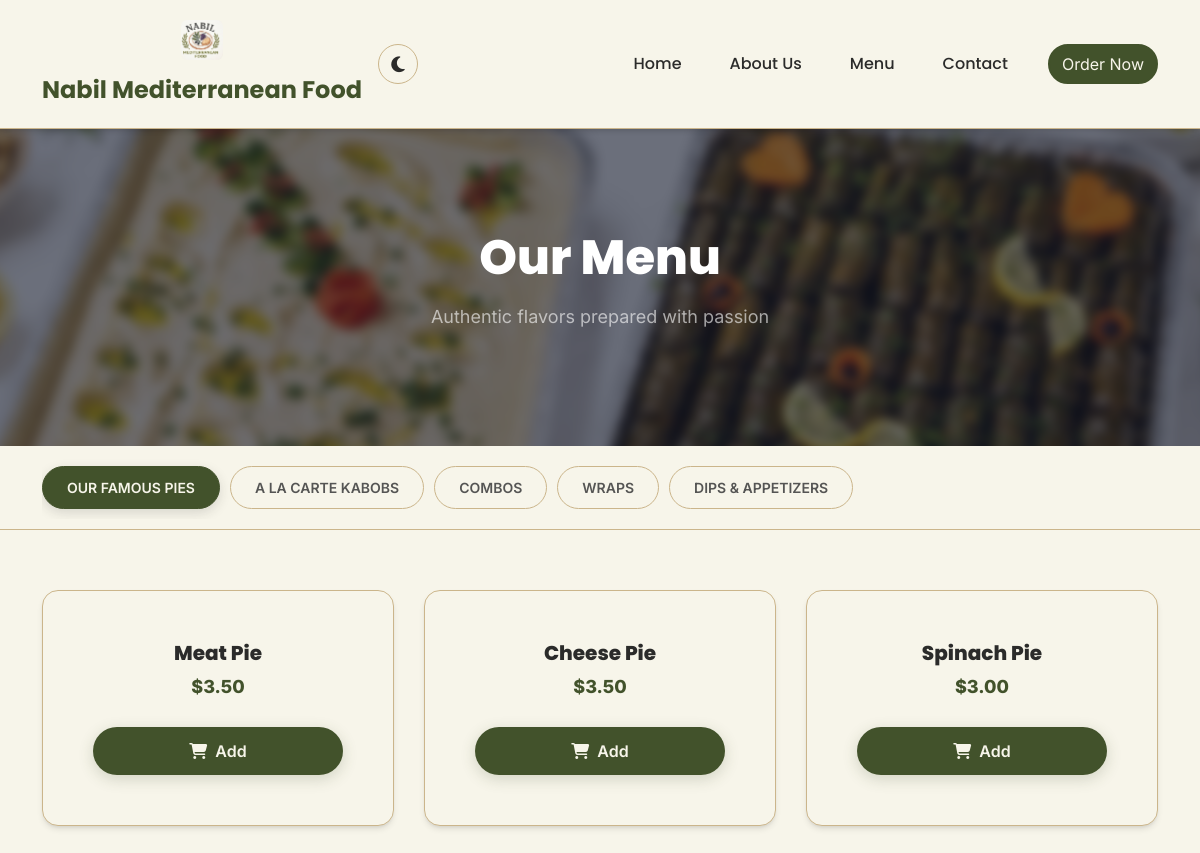
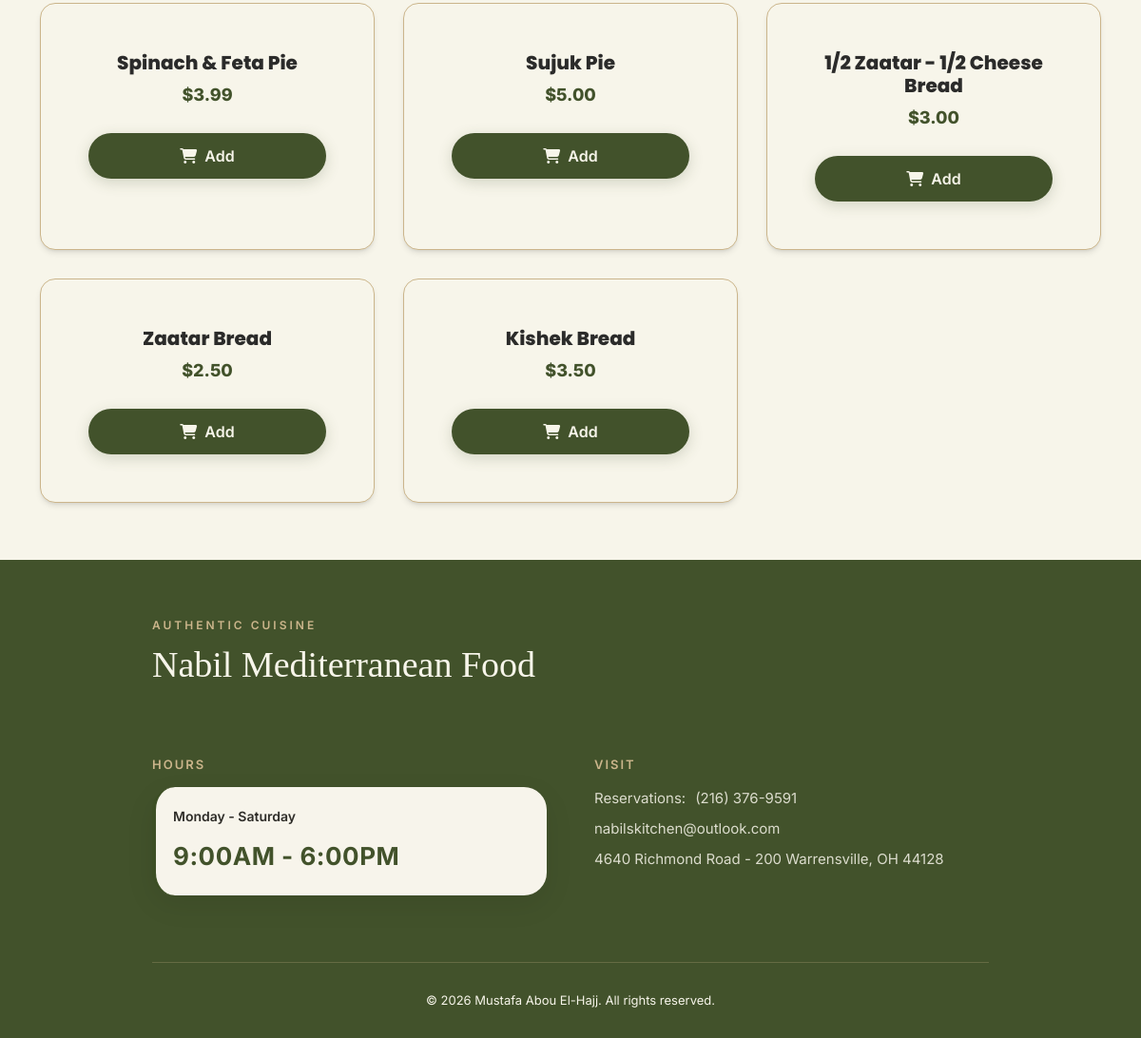
The page /menu on the database its author committed (2 pictures, top to bottom).
### tables this page shows
CREATE TABLE `settings` (
  `id` int(11) NOT NULL,
  `restaurant_name` varchar(255) NOT NULL,
  `restaurant_logo` varchar(255) DEFAULT NULL,
  `restaurant_email` varchar(255) DEFAULT NULL,
  `restaurant_phone` varchar(50) DEFAULT NULL,
  `restaurant_address` text DEFAULT NULL,
  `restaurant_maps` text DEFAULT NULL,
  `restaurant_description` text DEFAULT NULL,
  `opening_hours` varchar(255) DEFAULT NULL,
  `opening_title` varchar(255) DEFAULT 'Open Daily',
  `home_bg` varchar(255) DEFAULT 'assets/images/admin/bgs/home-bg.jpg',
  `menu_bg` varchar(255) DEFAULT 'assets/images/admin/bgs/menu-bg.jpg',
  `contact_bg` varchar(255) DEFAULT NULL,
  `whatsapp_number` varchar(50) DEFAULT NULL,
  `instagram_url` varchar(255) DEFAULT NULL,
  `facebook_url` varchar(255) DEFAULT NULL,
  `chat_id` bigint(255) NOT NULL,
  `bot_token` text NOT NULL,
  `country_code` varchar(10) NOT NULL,
  `order_method` varchar(50) DEFAULT 'whatsapp',
  `show_cart` tinyint(1) NOT NULL DEFAULT 1,
  `banner1_t1` varchar(255) DEFAULT 'THANK YOU FOR SUPPORTING LOCAL',
  `banner1_t2` varchar(255) DEFAULT 'Made with fresh ingredients & lots of love',
  `banner1_t3` varchar(255) DEFAULT 'AUTHENTIC MEDITERRANEAN FLAVOR',
  `banner2_t1` varchar(255) DEFAULT 'FRESH INGREDIENTS',
  `banner2_t2` varchar(255) DEFAULT 'MADE DAILY',
  `banner2_t3` varchar(255) DEFAULT 'AUTHENTIC RECIPES',
  `banner2_t4` varchar(255) DEFAULT 'MADE WITH LOVE',
  `about_title` varchar(255) DEFAULT 'Flavors Crafted With Heritage & Love',
  `about_subtitle` varchar(255) DEFAULT 'Our Legacy',
  `about_desc1` text DEFAULT NULL,
  `about_desc2` text DEFAULT NULL,
  `about_image` varchar(255) DEFAULT 'assets/images/admin/bgs/about_story.png',
  `about_chef_image` varchar(255) DEFAULT 'assets/images/admin/bgs/about_chef.png',
  `about_chef_title` varchar(255) DEFAULT 'The Passion Behind the Plate',
  `about_chef_subtitle` varchar(255) DEFAULT 'Handcrafted Culinary Artistry',
  `about_chef_name` varchar(255) DEFAULT 'Nabil',
  `about_chef_bio1` text DEFAULT NULL,
  `about_chef_bio2` text DEFAULT NULL,
  `about_years` varchar(50) DEFAULT '15+',
  `about_years_label` varchar(255) DEFAULT 'Years of Tradition',
  `about_bg` varchar(255) DEFAULT 'assets/images/admin/bgs/hero-bg.jpg',
  `values_title` varchar(255) DEFAULT 'What We Stand For',
  `values_subtitle` varchar(255) DEFAULT 'Our Principles',
  `values_desc` text DEFAULT NULL,
  `value1_icon` varchar(100) DEFAULT 'fas fa-seedling',
  `value1_title` varchar(255) DEFAULT '100% Fresh Daily',
  `value1_desc` text DEFAULT NULL,
  `value2_icon` varchar(100) DEFAULT 'fas fa-scroll',
  `value2_title` varchar(255) DEFAULT 'Authentic Recipes',
  `value2_desc` text DEFAULT NULL,
  `value3_icon` varchar(100) DEFAULT 'fas fa-heart',
  `value3_title` varchar(255) DEFAULT 'Prepared With Love',
  `value3_desc` text DEFAULT NULL,
  `value4_icon` varchar(100) DEFAULT 'fas fa-hands-helping',
  `value4_title` varchar(255) DEFAULT 'Warm Hospitality',
  `value4_desc` text DEFAULT NULL
);

CREATE TABLE `categories` (
  `cat_id` int(11) NOT NULL,
  `cat_name` text NOT NULL,
  `cat_picture` text NOT NULL,
  `cat_icon` text DEFAULT NULL,
  `Order` int(11) NOT NULL,
  `cat_footer` text DEFAULT NULL,
  `cat_footer_bottom` text DEFAULT NULL
);

CREATE TABLE `items` (
  `item_id` int(11) NOT NULL,
  `item_name` text NOT NULL,
  `item_category` text NOT NULL,
  `Ingredients` text NOT NULL,
  `item_pic` text NOT NULL,
  `Order` int(11) NOT NULL DEFAULT 0,
  `item_priceusd` double NOT NULL,
  `price_suffix` varchar(20) DEFAULT ''
);

### includes/connection.php (called while the page is built, shortened)
<?php
$docRoot = str_replace('\\', '/', realpath($_SERVER['DOCUMENT_ROOT']));
$projectRoot = str_replace('\\', '/', realpath(dirname(__DIR__)));
$docRootLower = strtolower($docRoot);
$projectRootLower = strtolower($projectRoot);
if (strpos($projectRootLower, $docRootLower) === 0) {
    $relativePath = substr($projectRoot, strlen($docRoot));
    $BASE_URL = '/' . trim($relativePath, '/') . '/';
    if ($BASE_URL === '//') {
        $BASE_URL = '/';
    }
} else {
    $BASE_URL = '/' . basename($projectRoot) . '/';
}
include_once __DIR__ . '/auth.php';
?>

### includes/auth.php (called while the page is built, shortened)
<?php
if (!function_exists('get_settings')) {
    function get_settings(): ?array
    {
        global $conn;
        if (!isset($_SESSION['settings_cache']) || $_SESSION['settings_cache_expires'] < time()) {
            $result = $conn->query("SELECT * FROM settings LIMIT 1");
        }
        return $_SESSION['settings_cache'];
    }
}

### menu.php (the view, shortened to what this page needs)
<?php
include "includes/connection.php";
$settings = get_settings();
$current_cat = isset($_GET['category']) ? $_GET['category'] : '';
if (empty($current_cat)) {
    $firstCatQuery = "SELECT cat_name FROM categories ORDER BY `Order` ASC LIMIT 1";
    $firstCatResult = $conn->query($firstCatQuery);
    if ($firstCatResult && $firstCatResult->num_rows > 0) {
        $firstCat = $firstCatResult->fetch_assoc();
        $current_cat = $firstCat['cat_name'];
    }
}
?>
<?php include 'includes/header.php' ?>
<link rel="stylesheet" href="assets/css/menu.css">
<section class="menu-header">
    <div class="menu-header-bg" style="background-image: url('<?php echo htmlspecialchars($settings['menu_bg'] ?? 'assets/images/admin/bgs/menu-bg.jpg'); ?>');"></div>
    <div class="menu-header-overlay"></div>
    <div class="container">
        <h1>Our Menu</h1>
        <p>Authentic flavors prepared with passion</p>
    </div>
</section>
<div class="category-tabs-wrapper">
    <div class="container">
        <div class="category-tabs">
            <?php
            $catSql = "SELECT * FROM categories ORDER BY `Order` ASC";
            $catResult = $conn->query($catSql);
            if ($catResult && $catResult->num_rows > 0) {
                while($cat = $catResult->fetch_assoc()) {
                    $isActive = ($current_cat == $cat['cat_name']) ? 'active' : '';
                    $iconSrc = !empty($cat['cat_icon']) && filter_var($cat['cat_icon'], FILTER_VALIDATE_URL) === false
                        ? htmlspecialchars($cat['cat_icon'])
                        : '';
                    $iconHtml = !empty($iconSrc) ? '<img src="'.$iconSrc.'" class="category-icon" alt="" loading="lazy">' : '';
                    echo '<a href="menu?category='.urlencode($cat['cat_name']).'" class="category-tab '.$isActive.'">'.$iconHtml.'<span>'.htmlspecialchars($cat['cat_name']).'</span></a>';
                }
            }
            ?>
        </div>
    </div>
</div>
<section class="menu-content">
    <div class="container">
        <div class="menu-grid">
            <?php
            if (!empty($current_cat)) {
                $stmt = $conn->prepare("SELECT * FROM items WHERE item_category = ? ORDER BY `Order` ASC");
                $stmt->bind_param("s", $current_cat);
                $stmt->execute();
                $result = $stmt->get_result();
                if ($result && $result->num_rows > 0) {
                    $items = [];
                    while($item = $result->fetch_assoc()) {
                        $items[] = $item;
                    }
                    foreach($items as $item) {
                        ?>
                        <div class="menu-card"
                             data-id="<?php echo $item['item_id']; ?>"
                             data-name="<?php echo htmlspecialchars($item['item_name']); ?>"
                             data-category="<?php echo htmlspecialchars($item['item_category']); ?>"
                             data-price-usd="<?php echo $item['item_priceusd']; ?>"
                             data-price-suffix="<?php echo htmlspecialchars($item['price_suffix'] ?? ''); ?>">
                            <div class="menu-card-body">
                                <div onclick="openQuickView(this)" style="cursor: pointer; display: block;">
                                <h3 class="menu-card-title"><?php echo htmlspecialchars($item['item_name']); ?></h3>
                                </div>
                                <div class="menu-card-price">
                                    <?php
                                    $usd_price = $item['item_priceusd'] > 0 ? '$' . number_format($item['item_priceusd'], 2) : '';
                                    ?>
                                    <span class="price-usd"><?php echo $usd_price; ?></span>
                                </div>
                                <?php if (!isset($settings['show_cart']) || (string)$settings['show_cart'] === '1'): ?>
                                    <div class="cart-controls" onclick="event.stopPropagation();">
                                    </div>
                                <?php endif; ?>
                            </div>
                        </div>
                        <?php
                    }
                } else {
                    echo '<div class="col-12 no-items"><h3>No items found in this category.</h3></div>';
                }
            } else {
                echo '<div class="col-12 no-items"><h3>Please select a category.</h3></div>';
            }
            ?>
        </div>
    </div>
</section>
<?php include 'includes/footer.php' ?>

### includes/header.php (shortened to what this page needs)
<?php
include "connection.php";
$settings = get_settings();
$restaurantName = $settings['restaurant_name'] ?? 'Restaurant Menu';
$restaurantLogo = $settings['restaurant_logo'] ?? '';
?>
<!DOCTYPE html>
<html lang="en">
<head>
    <link href="https://cdn.jsdelivr.net/npm/bootstrap@5.3.2/dist/css/bootstrap.min.css" rel="stylesheet">
    <link rel="stylesheet" href="https://cdnjs.cloudflare.com/ajax/libs/font-awesome/6.4.0/css/all.min.css">
    <link rel="stylesheet" href="<?php echo $BASE_URL; ?>assets/css/header.css">
    <link rel="stylesheet" href="<?php echo $BASE_URL; ?>assets/css/theme.css">
</head>
<body>
    <nav class="navbar navbar-expand-lg">
        <div class="container d-flex align-items-center justify-content-between position-relative">
            <a class="navbar-brand centered-brand d-flex flex-column align-items-center" href="<?php echo $BASE_URL; ?>index">
                <img src="<?php echo $BASE_URL . htmlspecialchars($restaurantLogo); ?>" alt="Logo">
                <span class="brand-name"><?php echo htmlspecialchars($restaurantName); ?></span>
            </a>
            <div class="header-controls d-flex align-items-center gap-2 gap-md-3">
                <div class="theme-toggle" id="theme-toggle" title="Toggle Dark/Light Mode">
                    <i class="fas fa-moon"></i>
                </div>
            </div>
            <div class="collapse navbar-collapse" id="navbarNav">
                <ul class="navbar-nav ms-auto align-items-center">
                    <li class="nav-item"><a class="nav-link" href="<?php echo $BASE_URL; ?>index">Home</a></li>
                    <li class="nav-item"><a class="nav-link" href="<?php echo $BASE_URL; ?>about">About Us</a></li>
                    <li class="nav-item"><a class="nav-link" href="<?php echo $BASE_URL; ?>menu">Menu</a></li>
                    <li class="nav-item"><a class="nav-link" href="<?php echo $BASE_URL; ?>contact">Contact</a></li>
                    <li class="nav-item">
                        <a href="<?php echo $BASE_URL; ?>menu" class="btn btn-order ms-lg-3">
                            Order Now
                        </a>
                    </li>
                </ul>
            </div>
        </div>
    </nav>
    <main>

### includes/footer.php (shortened to what this page needs)
</main>
    <link rel="stylesheet" href="<?php echo $BASE_URL; ?>assets/css/footer.css?v=<?php echo time(); ?>">
    <footer class="site-footer">
        <div class="footer-inner">
            <div class="footer-widget brand-widget">
                <span class="footer-pre-title">AUTHENTIC CUISINE</span>
                <h2 class="footer-title"><?php echo htmlspecialchars($settings['restaurant_name'] ?? 'Lebanese Kitchen'); ?></h2>
            </div>
            <div class="footer-widget">
                <h4 class="widget-title">HOURS</h4>
                <div class="hours-list">
                    <span class="day-time"><?php echo htmlspecialchars($settings['opening_title'] ?? 'Opens Daily'); ?></span>
                    <span class="day-time"><?php echo htmlspecialchars($settings['opening_hours'] ?? '12:00a.m. - 12:00p.m.'); ?></span>
                </div>
            </div>
            <div class="footer-widget">
                <h4 class="widget-title">VISIT</h4>
                <div class="visit-list">
                    <span class="contact-item">Reservations: <a href="tel:<?php echo htmlspecialchars($settings['restaurant_phone'] ?? ''); ?>"><?php echo htmlspecialchars($settings['restaurant_phone'] ?? ''); ?></a></span>
                    <?php if (!empty($settings['restaurant_email'])): ?>
                    <span class="contact-item"><a href="mailto:<?php echo htmlspecialchars($settings['restaurant_email']); ?>"><?php echo htmlspecialchars($settings['restaurant_email']); ?></a></span>
                    <?php endif; ?>
                    <span class="contact-item"><?php echo htmlspecialchars($settings['restaurant_address'] ?? 'Lebanon'); ?></span>
                </div>
            </div>
            <div class="footer-bottom">
                <p class="copyright">&copy; <?php echo date('Y'); ?> Mustafa Abou El-Hajj. All rights reserved.</p>
            </div>
        </div>
    </footer>
</body>

### assets/css/header.css (style rules this page uses)
:root { --olive-green: #42522B; --cream-white: #F7F5EA; --dark-charcoal: #2B2B2A; --light-khaki: #CBB58B; --primary-blue: var(--olive-green); --dark-blue: var(--olive-green); --grey: #64748b; --off-white: var(--cream-white); --accent-blue: var(--olive-green); --text-dark: var(--dark-charcoal); --text-muted: #555554; --border-color: var(--light-khaki); --shadow: 0 4px 6px -1px rgb(0 0 0 / 0.1), 0 2px 4px -2px rgb(0 0 0 / 0.1); --bg-color: var(--off-white); --card-bg: var(--off-white); --text-color: var(--text-dark); --section-bg: var(--off-white); --input-bg: #ffffff; --header-bg: var(--off-white); }
* { margin: 0; padding: 0; box-sizing: border-box; }
html, body { width: 100%; height: 100%; overflow-x: hidden; font-family: "Inter", sans-serif; background-color: var(--bg-color); color: var(--text-color); transition: background-color 0.3s ease, color 0.3s ease; }
body { display: flex; flex-direction: column; min-height: 100vh; }
.navbar { background: var(--header-bg) !important; padding: 15px 0; position: relative; z-index: 1000; box-shadow: var(--shadow); border-bottom: 1px solid var(--border-color); }
.navbar-brand { font-family: "Poppins", sans-serif; font-size: 24px; font-weight: 700; color: var(--olive-green) !important; display: flex; align-items: center; gap: 12px; }
.navbar-brand img { height: 45px; width: auto; border-radius: 6px; }
.nav-link { font-family: "Poppins", sans-serif; font-weight: 500; color: var(--text-color) !important; margin: 0 8px; padding: 8px 16px !important; border-radius: 6px; transition: all 0.3s ease; }
.btn-order { background: var(--accent-blue); color: white !important; border: 2px solid transparent; border-radius: 25px; transition: all 0.3s ease; animation: borderGlow 2s infinite ease-in-out; }
.theme-toggle { width: 40px; height: 40px; background: var(--card-bg); border-radius: 50%; display: flex; align-items: center; justify-content: center; cursor: pointer; color: var(--text-color); transition: all 0.3s ease; border: 1px solid var(--border-color); }
.theme-toggle i { font-size: 18px; }
main { flex: 1; }
.brand-name { font-family: "Poppins", sans-serif; transition: color 0.3s ease; }
.navbar-brand img { height: 40px; width: auto; border-radius: 6px; transition: transform 0.3s ease; }

### assets/css/theme.css (style rules this page uses)
:root { --olive-green: #42522B; --cream-white: #F7F5EA; --dark-charcoal: #2B2B2A; --light-khaki: #CBB58B; --bg-color: var(--cream-white); --card-bg: var(--cream-white); --text-color: var(--dark-charcoal); --section-bg: var(--cream-white); --header-bg: var(--cream-white); --border-color: var(--light-khaki); --accent-blue: var(--olive-green); --text-muted: #555554; }
html, body { background-color: var(--bg-color) !important; color: var(--text-color) !important; }
.navbar, .site-footer, .menu-content, .combined-info-section, .contact-content, .gallery-section { background-color: var(--bg-color) !important; }
.navbar-brand span { color: var(--olive-green) !important; }
.btn-order, .add-btn, .category-tab.active, .btn-submit, .btn-hero-primary { background-color: var(--accent-blue) !important; color: var(--bg-color) !important; border-color: var(--accent-blue) !important; }

### rows shown on the page
settings: restaurant_logo (picture), restaurant_name "Nabil Mediterranean Food", menu_bg (picture), opening_title "Monday - Saturday", opening_hours "9:00AM - 6:00PM", restaurant_phone "(216) 376-9591", restaurant_email "nabilskitchen@outlook.com", restaurant_address "4640 Richmond Road - 200 Warrensville, OH 44128"
categories: cat_name "OUR FAMOUS PIES"
categories: cat_name "A LA CARTE KABOBS"
categories: cat_name "COMBOS"
categories: cat_name "WRAPS"
categories: cat_name "DIPS & APPETIZERS"
items: item_name "Meat Pie", usd_price "$3.50"
items: item_name "Cheese Pie", usd_price "$3.50"
items: item_name "Spinach Pie", usd_price "$3.00"
items: item_name "Spinach & Feta Pie", usd_price "$3.99"
items: item_name "Sujuk Pie", usd_price "$5.00"
items: item_name "1/2 Zaatar - 1/2 Cheese Bread", usd_price "$3.00"
items: item_name "Zaatar Bread", usd_price "$2.50"
items: item_name "Kishek Bread", usd_price "$3.50"
